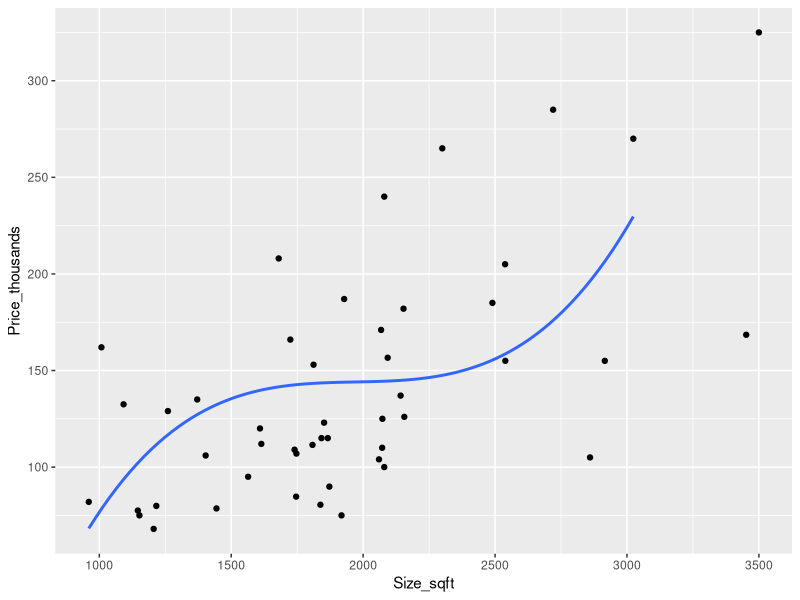

Generate this figure with R: (Note: this script raises an error after producing the figure.)
## ---- chunk 1
knitr::opts_chunk$set(echo = TRUE)
## ---- chunk 2
library(here)
library(tidyverse)

data <- read_csv(here("data/HomesNNY.csv"))
data_train <- data[1:10,]
## ---- chunk 3
mod <- lm(Price_thousands ~ Size_sqft, data = data)
summary(mod)
## ---- chunk 4
library(splines)
## ---- chunk 5
ggplot(data = data, aes(x = Size_sqft, y = Price_thousands)) + 
  geom_point() + 
  geom_smooth(data = data_train, method = "lm", se = FALSE, formula = y ~ bs(x, 2))
## ---- chunk 6
library(glmnet)
## ---- chunk 7
mod2 <- glmnet()
